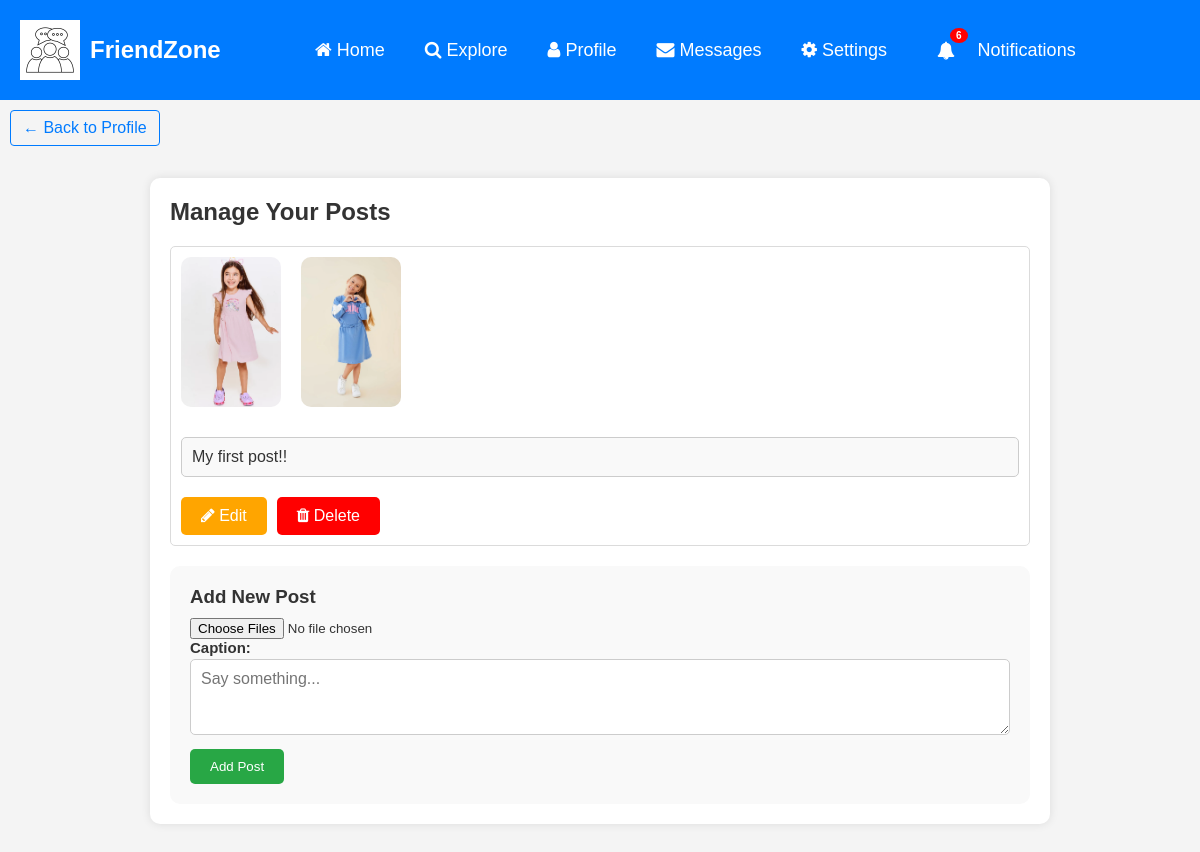
/social/profile/manage-post/ (signed in), run on the app's committed database.
### social/models.py (models this page shows, shortened)
class PostImages(models.Model):
    image = models.ImageField(upload_to="post", blank=True, null=True)

class Post(models.Model):
    shared_caption = models.TextField(blank=True, null=True)
    caption = models.TextField()
    image = models.ManyToManyField(PostImages)
    created_on = models.DateTimeField(default=timezone.now)
    shared_on = models.DateTimeField(blank=True, null=True)
    author = models.ForeignKey(User, on_delete=models.CASCADE)
    shared_user = models.ForeignKey(User, on_delete=models.CASCADE, blank=True, null=True, related_name='+')
    likes = models.ManyToManyField(User, blank=True, related_name='likes')
    tags = models.ManyToManyField(Tag, blank=True)
    class Meta:
        ordering = ['-created_on', '-shared_on']

### social/views.py (the view, shortened to what this page needs)
# urls.py: path('profile/manage-post/', ManagePostView.as_view(), name='manage-post'),
class ManagePostView(LoginRequiredMixin, View):
    def get(self, request, *args, **kwargs):
        posts = Post.objects.filter(author=request.user, shared_user__isnull=True).order_by('-created_on')
        context = {
            'post_list': posts,
            'form': PostForm()
        }
        return render(request, 'social/manage-post.html', context)

### social/forms.py
class PostForm(forms.ModelForm):
    caption = forms.CharField(
        widget=forms.Textarea(attrs={
            'rows': '3',
            'placeholder': 'Say something...'
        })
    )
    class Meta:
        model = Post
        fields = ['caption']

### social/templatetags/custom_filters.py (called while the page is built)
@register.inclusion_tag('social/show-notifications.html', takes_context=True)
def show_notifications(context):
    request_user = context['request'].user
    notifications = Notification.objects.filter(to_user=request_user).exclude(user_has_seen=True).order_by('-date')
    return {'notifications' : notifications}

### social/templates/social/manage-post.html (shortened to what this page needs)
{% extends 'social/base.html' %}
{% load static %}
{% block content %}
    <div>
        <a href="{% url 'profile' user.profile.pk %}" class="back-to-feed-btn">
            ← Back to Profile
        </a>
    </div>
    <section id="manage-posts">
        <div class="posts-box">
            <h2>Manage Your Posts</h2>
            {% for post in post_list %}
                <div class="post-list">
                    {% for image_instance in post.image.all %}
                        <img src="{{ image_instance.image.url }}" alt="Post Image" class="post-img">
                    {% empty %}
                        <p>No images available.</p>
                    {% endfor %}
                    <div class="post-description">{{ post.caption }}</div>
                    <div class="post-actions">
                        <a href="{% url 'post-edit' post.pk %}" class="edit-post-btn"><i class="fa fa-pencil"></i>&nbsp;Edit</a>
                        <a href="{% url 'post-delete' post.pk %}" class="delete-post-btn"><i class="fa fa-trash"></i>&nbsp;Delete</a>
                    </div>
                </div>
            {% endfor %}
            <div class="add-post">
                <h3>Add New Post</h3>
                <form action="" method="POST" enctype="multipart/form-data">
                    <input type="file" name="images" multiple>
                    {{ form }}
                    <button type="submit" class="add-post-btn">Add Post</button>
                </form>
            </div>
        </div>
    </section>
{% endblock %}

### static/asset/CSS/style.css (style rules this page uses)
* { margin: 0; padding: 0; font-family: Arial, sans-serif; box-sizing: border-box; }
body { background-color: #f4f4f4; color: #333; }
.post-actions { display: flex; align-items: center; gap: 10px; }
.post-actions i { margin-right: 0; }
#manage-posts { max-width: 900px; margin: 30px auto; background-color: white; padding: 20px; border-radius: 10px; box-shadow: 0px 0px 10px rgba(0, 0, 0, 0.1); }
.posts-box h2 { font-size: 24px; margin-bottom: 20px; }
.post-list { display: flex; gap: 20px; margin-bottom: 20px; align-items: flex-start; border: 1px solid #dbdbdb; border-radius: 5px; padding: 10px; background-color: #fff; flex-wrap: wrap; }
.post-img { width: 100px; height: 150px; object-fit: cover; border-radius: 10px; }
.post-description { width: 100%; padding: 10px; font-size: 16px; border: 1px solid #ccc; border-radius: 5px; background-color: #f9f9f9; margin-top: 10px; }
.post-actions { display: flex; gap: 10px; }
.edit-post-btn, .delete-post-btn { padding: 10px 20px; border-radius: 5px; cursor: pointer; }
.edit-post-btn { background-color: orange; color: white; border: none; text-decoration: none; }
.delete-post-btn { background-color: red; color: white; border: none; text-decoration: none; }
.add-post { background-color: #f9f9f9; padding: 20px; border-radius: 10px; }
.add-post h3 { margin-bottom: 10px; }
.add-post label { font-weight: bold; font-size: 15px; }
.add-post textarea { width: 100%; padding: 10px; font-size: 16px; border: 1px solid #ccc; border-radius: 5px; margin-top: 2px; }
.add-post-btn { background-color: #28a745; color: white; border: none; padding: 10px 20px; border-radius: 5px; cursor: pointer; margin-top: 10px; }
.back-to-feed-btn { margin: 110px auto; margin-left: 10px; margin-bottom: 2px; display: inline-block; text-decoration: none; color: #007bff; font-size: 16px; padding: 8px 12px; border: 1px solid #007bff; border-radius: 4px; transition: background-color 0.3s, color 0.3s; }

### data on the page
Post: caption "My first post!!"
PostImages: image (picture)
PostImages: image (picture)

### other printed values
{{ notifications.count }} "6"
